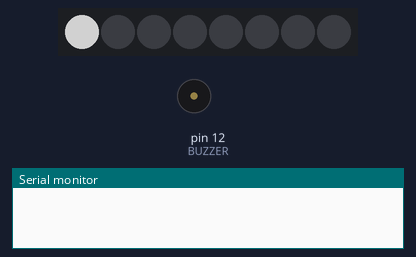
This sketch was run on a simulated Arduino Uno, built with avr-gcc and run on an emulated ATmega328P. Parts: 8 RGB LEDs in strip order, left to right, buzzer (waves = sounding), the last lines printed to the serial monitor. Dim RGB values are drawn brighter than linear; random numbers use the default seed unless the sketch sets one.

Above: at 0.19 s.
At 3.1 s:
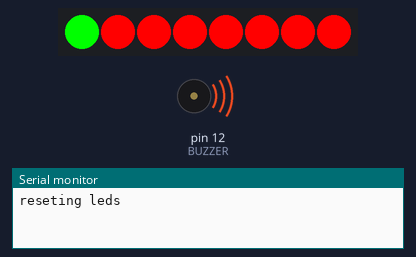
At 5.1 s:
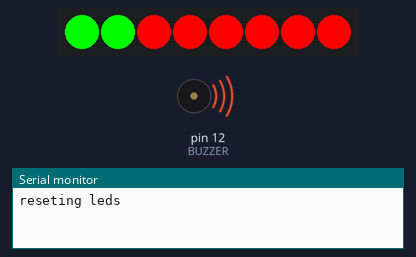
At 9.1 s:
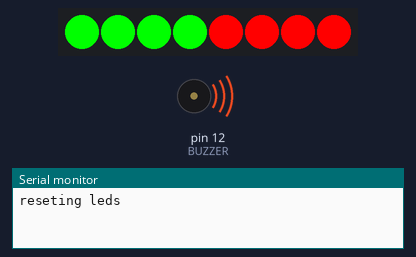
At 13.1 s:
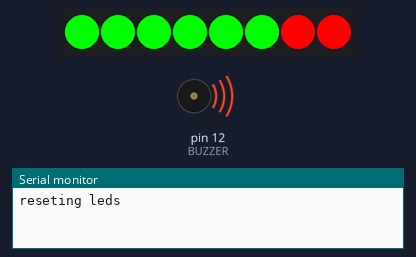
At 17.1 s:
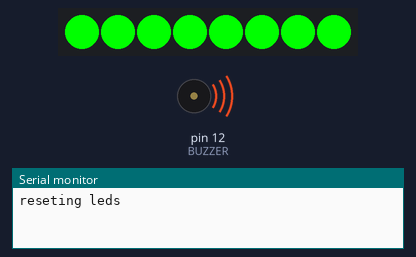
Timing chart, 0 to 22.5 s (numbered marks = the images above):
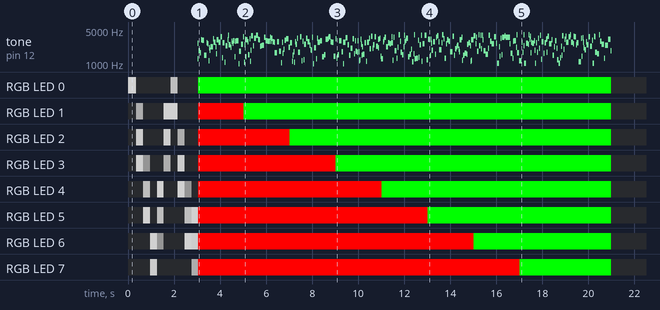

The sketch:

sound_01.ino
```cpp
#include <Adafruit_NeoPixel.h>
#ifdef __AVR__
#include <avr/power.h>
#endif

#define BUZZER 12
#define PIN    6
#define NUMPIXELS      8

int frameRate = 20;
Adafruit_NeoPixel pixels = Adafruit_NeoPixel(NUMPIXELS, PIN, NEO_GRB + NEO_KHZ800);

#define GO            1
#define DOWNLOADING   2
#define WAITING       4

int action = GO;

unsigned long nextUpdate = 3E3;
unsigned long timeout = 3E3;

void setup() {
  // put your setup code here, to run once:
  pinMode(BUZZER, OUTPUT);
  noTone(BUZZER);
  digitalWrite(BUZZER, HIGH); // pongo el pin en alto porque el buzzer esta conectado a 5V.
  pixels.begin(); // This initializes the NeoPixel library.
  Serial.begin(115200);
}

unsigned long pFrameTime = 0;        //

void loop() {
  unsigned long currentTime = millis();

//  if (currentTime >= nextUpdate) {
//    nextUpdate = currentTime + timeout; // set up the next timeout period
//    action = action == GO ? DOWNLOADING : GO;
//  }


  if ((currentTime - pFrameTime) >= frameRate) {
    pFrameTime = currentTime;
    switch (action) {
      case GO:
        {
          if (currentTime >= nextUpdate) {
             nextUpdate = currentTime + timeout; // set up the next timeout period
             action = action == GO ? DOWNLOADING : GO;
          }

          playKit();
          silence();
          break;
        }

        case DOWNLOADING:
        {
          playSound();
          playDownloading(currentTime);

          break;
        }

        case WAITING:
        {

          break;
        }
    }
  }
}


int ledsbuffer[NUMPIXELS];
unsigned long pLedUpdate = 0;        // will store last time LED was updated
unsigned int currentLed = 0;
int delayVal = 120;
int dir = 1;

void playKit() {
  if ((millis() - pLedUpdate) >= delayVal) {
    pLedUpdate = millis();
    currentLed = (currentLed + dir);
    dir = currentLed > 0 & currentLed < (NUMPIXELS - 1) ? dir : dir * -1;  // ida y vuelta
  }

  for (int i = 0; i < NUMPIXELS; i++) {
    if (i == currentLed) {
      ledsbuffer[i] = 120;
    } else {
//      Serial.println(ledsbuffer[i]);
      ledsbuffer[i] = constrain(ledsbuffer[i] - 10, 0, 255);;

    }
    pixels.setPixelColor(i, pixels.Color(ledsbuffer[i], ledsbuffer[i], ledsbuffer[i])); // Moderately bright green color.

  }
  pixels.show(); // This sends the updated pixel color to the hardware.


}

boolean ledsReseted = false;
unsigned long downloadingSpeed = 2E3;

void playDownloading(unsigned long currentTime) {
  if(!ledsReseted){
    ledsReseted = showEmpty();
    Serial.println("reseting leds");
  }else{
//    Serial.println("leds Reseted");
    for (int i = 0; i < NUMPIXELS; i++) {
      if (i == currentLed) {
        pixels.setPixelColor(i, pixels.Color(0, 255, 0)); // Moderately bright green color.
      }
    }

    if ((currentTime - pLedUpdate) >= downloadingSpeed) {
      pLedUpdate = currentTime;
      currentLed ++;
      if(currentLed > NUMPIXELS){
        action = WAITING;
        ledsReseted = false;
        reset();
        silence();
        nextUpdate = currentTime + 5E3;
      }
    }

    pixels.show(); // This sends the updated pixel color to the hardware.
  }
}


void reset(){
  currentLed = 0;
  dir = 1;
  for (int i = 0; i < NUMPIXELS; i++) {
    ledsbuffer[i] = 0;
    pixels.setPixelColor(i, pixels.Color(ledsbuffer[i], ledsbuffer[i],ledsbuffer[i])); // Moderately bright green color.
  }
  pixels.show();
}
boolean showEmpty()
{
  currentLed = 0;
  dir = 1;

  for (int i = 0; i < NUMPIXELS; i++) {
    ledsbuffer[i] = 0;
    pixels.setPixelColor(i, pixels.Color(255, 0, 0)); // Moderately bright green color.
  }
  pixels.show();
  return true;
}


// SONIDO

unsigned long previousOn = 0;        // will store last time LED was updated
unsigned long onInterval = 1000;
unsigned long previousOff = 0;
unsigned long offInterval = 1000;

void playSound() {
  unsigned long currentMillis = millis();

  if (currentMillis - previousOn >= onInterval) {
    onInterval = random(100);
    previousOn = currentMillis;
    tone(BUZZER, random(1000, 4000));
  }

  if (currentMillis - previousOff >= offInterval) {
    offInterval = 20 + random(1500);
    previousOff = currentMillis;
    tone(BUZZER, random(1000, 4000));
  }

}

void silence()
{
  noTone(BUZZER);
  digitalWrite(BUZZER, HIGH); // pongo el pin en alto porque el buzzer esta conectado a 5V.
}
```

Measured:
- by itself, RGB LED 0: off → RGB(120, 120, 120) at 0.02 s, → off 0.34 s later, → RGB(80, 80, 80) 1.5 s later, → off 0.30 s later, … (6 changes in this stretch)
- by itself, RGB LED 1: off → RGB(50, 50, 50) at 0.36 s, → off 0.30 s later, → RGB(120, 120, 120) 0.90 s later, → off 0.60 s later, … (7 changes in this stretch)
